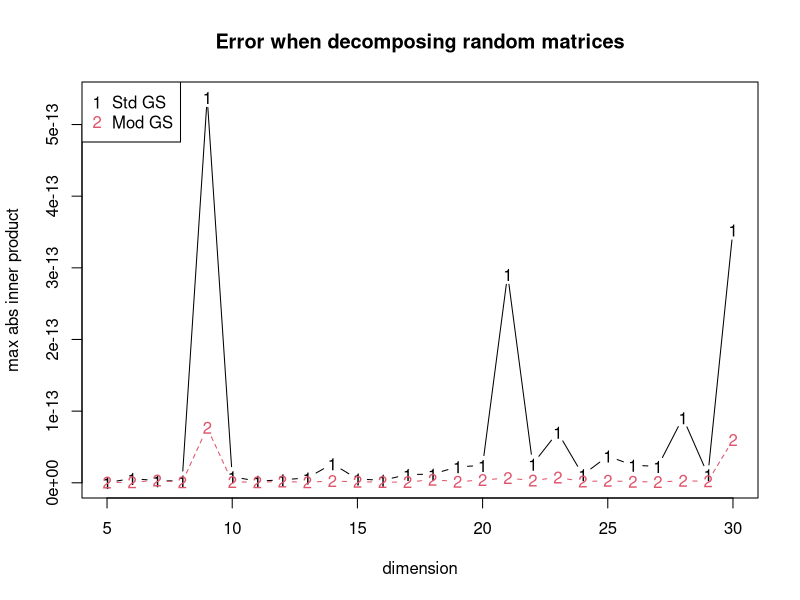
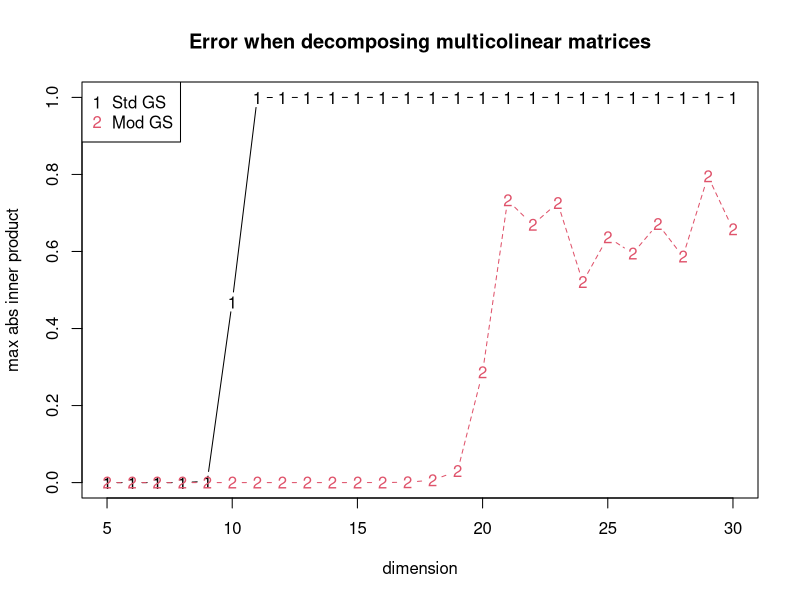

The R script that drew these images, in order:
## ---- chunk 1
if (!require(microbenchmark)) {
  install.packages("microbenchmark")
  library(microbenchmark)
}
## ---- chunk 2
m <- 100
n <- 15
i <- 1:m
j <- 1:n
X <- outer(i, j, function(i,j){((i-1)/(m-1))^(j-1)})
Y = exp(sin(4*(i-1)/(m-1)))/2006.787453080206

lm(Y~X-1)$coefficients[15]
## ---- chunk 3
QRstdGS <- function(){
  Q <- matrix(0, m, n)
  R <- matrix(0, n, n)
  for (j in 1:n) {
    #cat("j = ", j)
    v <- X[,j]
    if (j>1) {
      for (i in 1:(j-1)) {
        #cat("i = ",i)
        R[i,j] <- sum(X[,j]*Q[,i])
        v <- v - R[i,j]*Q[,i]
      }
    }
    R[j,j] <- sqrt(sum(v^2))
    Q[,j] <- v/R[j,j]
  }
  # max(abs(Q%*%R-X))
  # solve Rb=Q'Y=y
  b <- numeric(n)
  y <- t(Q)%*%Y
  b[n] <- y[n]/R[n,n]
  for (j in (n-1):1) {
    b[j] <- (y[j] - sum(b[(j+1):n]*R[j,(j+1):n]))/R[j,j]
  }
  (b15QRstdGE <- b[15])
}

QRstdGS()
## ---- chunk 4
QRmodGS <- function(){
  Q <- matrix(0, m, n)
  R <- matrix(0, n, n)
  for (j in 1:n) {
    #cat("j = ", j)
    v <- X[,j]
    if (j>1) {
      for (i in 1:(j-1)) {
        #cat("i = ",i)
        R[i,j] <- sum(v*Q[,i])
        v <- v - R[i,j]*Q[,i]
      }
    }
    R[j,j] <- sqrt(sum(v^2))
    Q[,j] <- v/R[j,j]
  }
  # max(abs(Q%*%R-X))
  # solve Rb=Q'Y=y
  b <- numeric(n)
  y <- t(Q)%*%Y
  b[n] <- y[n]/R[n,n]
  for (j in (n-1):1) {
    b[j] <- (y[j] - sum(b[(j+1):n]*R[j,(j+1):n]))/R[j,j]
  }
  (b15QRmodGE <- b[15])
}

QRmodGS()
## ---- chunk 5
QRHH <- function(){
  R <- X
  y <- Y
  for (j in 1:n) {
    x <- R[j:m,j]
    v <- x + sign(x[1]) * sqrt(sum(x^2)) * c(1,rep(0,m-j))
    R[j:m,j:n] <- (diag(m-j+1) - 2*outer(v,v)/sum(v^2)) %*% R[j:m,j:n]
    y[j:m] <- (diag(m-j+1) - 2*outer(v,v)/sum(v^2)) %*% y[j:m]
  }
  # max(Q%*%R - X)
  # solve Rb=Q'Y=y
  b <- numeric(n)
  b[n] <- y[n]/R[n,n]
  for (j in (n-1):1) {
    b[j] <- (y[j] - sum(b[(j+1):n]*R[j,(j+1):n]))/R[j,j]
  }
  (b15QRHouseHolder <- b[15])
}

QRHH()
## ---- chunk 6
microbenchmark(list = c(QRstdGS(), QRmodGS(), QRHH()),times = 1e6)
## ---- chunk 7
QRstdGS <- function(X){
  Q <- matrix(0, n, n)
  R <- matrix(0, n, n)
  for (j in 1:n) {
    v <- X[,j]
    if (j>1) {
      for (i in 1:(j-1)) {
        #cat("i = ",i)
        R[i,j] <- sum(X[,j]*Q[,i])
        v <- v - R[i,j]*Q[,i]
      }
    }
    R[j,j] <- sqrt(sum(v^2))
    Q[,j] <- v/R[j,j]
  }
  Q
}
## ---- chunk 8
QRmodGS <- function(X){
  Q <- matrix(0, n, n)
  R <- matrix(0, n, n)
  for (j in 1:n) {
    v <- X[,j]
    if (j>1) {
      for (i in 1:(j-1)) {
        #cat("i = ",i)
        R[i,j] <- sum(v*Q[,i])
        v <- v - R[i,j]*Q[,i]
      }
    }
    R[j,j] <- sqrt(sum(v^2))
    Q[,j] <- v/R[j,j]
  }
  Q
}
## ---- chunk 9
evaluate_Q <- function(Q) {
  max_inner_prod <- 0
  for (i in 1:(n-1)) {
    for (j in (i+1):n) {
      max_inner_prod <- max(abs(sum(Q[,i]*Q[,j])), max_inner_prod)
    }
  }
  max_inner_prod
}
## ---- chunk 10
# Case 1: random matrices
dimension <- 5:30
result_stdGS <- numeric(length(dimension))
result_modGS <- numeric(length(dimension))
for (i in 1:length(dimension)) {
  n <- dimension[i]
  X <- matrix(runif(n^2),n,n)
  result_stdGS[i] <- evaluate_Q(QRstdGS(X))
  result_modGS[i] <- evaluate_Q(QRmodGS(X))
}
matplot(x = dimension, y = cbind(result_stdGS,result_modGS),
        ylab = "max abs inner product", type = 'b')
title("Error when decomposing random matrices")
legend("topleft",pch = c("1","2"), legend = c("Std GS","Mod GS"), col = 1:2)
## ---- chunk 11
# Case 2: polynomials
dimension <- 5:30
result_stdGS <- numeric(length(dimension))
result_modGS <- numeric(length(dimension))
for (i in 1:length(dimension)) {
  n <- dimension[i]
  #X <- matrix(runif(n^2),n,n)
  X <- outer(1:n,1:n-1,function(x,y){x^y})
  result_stdGS[i] <- evaluate_Q(QRstdGS(X))
  result_modGS[i] <- evaluate_Q(QRmodGS(X))
}
matplot(x = dimension, y = cbind(result_stdGS,result_modGS),
        ylab = "max abs inner product", type = 'b')
title("Error when decomposing multicolinear matrices")
legend("topleft",pch = c("1","2"), legend = c("Std GS","Mod GS"), col = 1:2)
